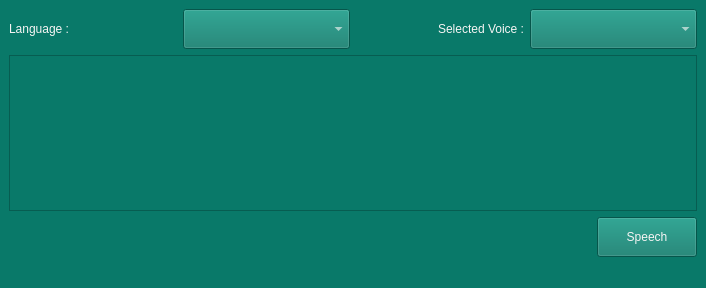
<?xml version="1.0" encoding="UTF-8"?>
<ui version="4.0">
 <class>Text2Speech</class>
 <widget class="QMainWindow" name="Text2Speech">
  <property name="geometry">
   <rect>
    <x>0</x>
    <y>0</y>
    <width>706</width>
    <height>288</height>
   </rect>
  </property>
  <property name="windowTitle">
   <string>Text to Speech</string>
  </property>
  <property name="styleSheet">
   <string notr="true">background-color: rgb(9, 121, 105);
color: rgb(246, 245, 244);</string>
  </property>
  <widget class="QWidget" name="centralwidget">
   <layout class="QVBoxLayout" name="verticalLayout">
    <item>
     <layout class="QHBoxLayout" name="horizontalLayout_2">
      <item>
       <widget class="QLabel" name="label_2">
        <property name="text">
         <string>Language :</string>
        </property>
       </widget>
      </item>
      <item>
       <widget class="QComboBox" name="comboBox_Language">
        <property name="minimumSize">
         <size>
          <width>0</width>
          <height>40</height>
         </size>
        </property>
       </widget>
      </item>
      <item>
       <widget class="QLabel" name="label">
        <property name="layoutDirection">
         <enum>Qt::LeftToRight</enum>
        </property>
        <property name="text">
         <string>Selected Voice :</string>
        </property>
        <property name="alignment">
         <set>Qt::AlignRight|Qt::AlignTrailing|Qt::AlignVCenter</set>
        </property>
       </widget>
      </item>
      <item>
       <widget class="QComboBox" name="comboBox_voice">
        <property name="minimumSize">
         <size>
          <width>0</width>
          <height>40</height>
         </size>
        </property>
       </widget>
      </item>
     </layout>
    </item>
    <item>
     <widget class="QTextEdit" name="textEdit"/>
    </item>
    <item>
     <layout class="QHBoxLayout" name="horizontalLayout">
      <item>
       <spacer name="horizontalSpacer">
        <property name="orientation">
         <enum>Qt::Horizontal</enum>
        </property>
        <property name="sizeHint" stdset="0">
         <size>
          <width>40</width>
          <height>20</height>
         </size>
        </property>
       </spacer>
      </item>
      <item>
       <widget class="QPushButton" name="pushButton_speech">
        <property name="minimumSize">
         <size>
          <width>100</width>
          <height>40</height>
         </size>
        </property>
        <property name="text">
         <string>Speech</string>
        </property>
       </widget>
      </item>
     </layout>
    </item>
   </layout>
  </widget>
  <widget class="QMenuBar" name="menubar">
   <property name="geometry">
    <rect>
     <x>0</x>
     <y>0</y>
     <width>706</width>
     <height>21</height>
    </rect>
   </property>
  </widget>
  <widget class="QStatusBar" name="statusbar"/>
 </widget>
 <resources/>
 <connections/>
</ui>
